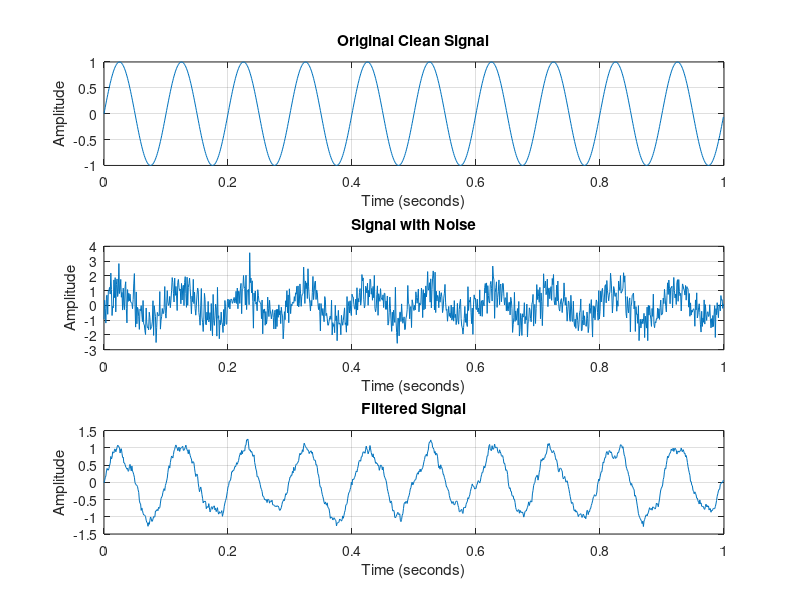

Here is the MATLAB script that generated this plot:
clc;
clear;
close all;

% 1. Generate the original signal
Fs = 1000;                 % Sampling frequency (Hz)
t = 0:1/Fs:1-1/Fs;        % Time vector

f = 10;                    % Signal frequency (Hz)
clean_signal = sin(2*pi*f*t);

% 2. Add random noise
noise = 0.7 * randn(size(t));
noisy_signal = clean_signal + noise;

% 3. Design a moving-average low-pass filter
N = 15;                    % Filter window length
h = ones(1,N)/N;

filtered_signal = conv(noisy_signal, h, 'same');

% 4. Calculate SNR before and after filtering
noise_before = noisy_signal - clean_signal;
noise_after = filtered_signal - clean_signal;

SNR_before = 10*log10( ...
    sum(clean_signal.^2)/sum(noise_before.^2));

SNR_after = 10*log10( ...
    sum(clean_signal.^2)/sum(noise_after.^2));

% 5. Display the results
fprintf('SNR before filtering = %.2f dB\n', SNR_before);
fprintf('SNR after filtering  = %.2f dB\n', SNR_after);
fprintf('SNR improvement      = %.2f dB\n', ...
    SNR_after - SNR_before);

% 6. Plot the signals
figure;

subplot(3,1,1);
plot(t, clean_signal);
title('Original Clean Signal');
xlabel('Time (seconds)');
ylabel('Amplitude');
grid on;

subplot(3,1,2);
plot(t, noisy_signal);
title('Signal with Noise');
xlabel('Time (seconds)');
ylabel('Amplitude');
grid on;

subplot(3,1,3);
plot(t, filtered_signal);
title('Filtered Signal');
xlabel('Time (seconds)');
ylabel('Amplitude');
grid on;
